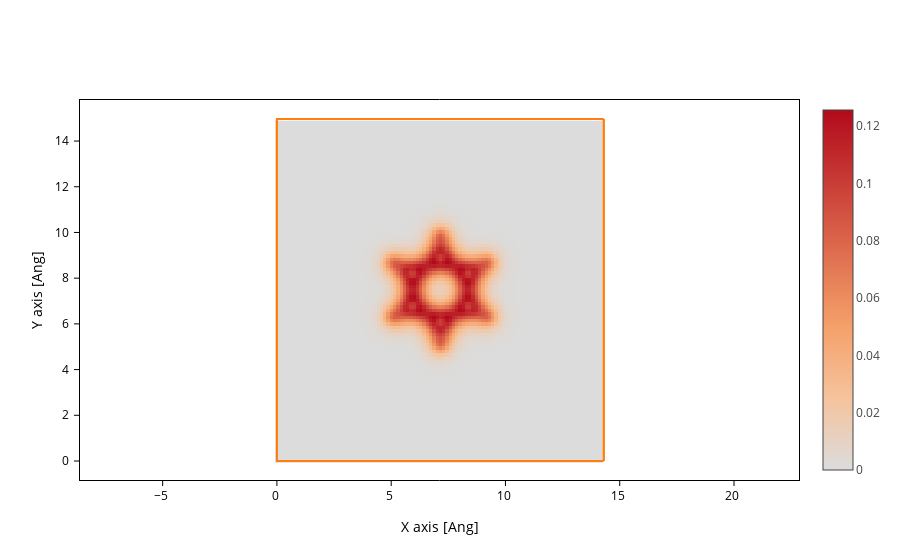

Write notebook code for a chart like this one.
### Code cell
LDOS_grid(H, 1).plot(axes='xy')
